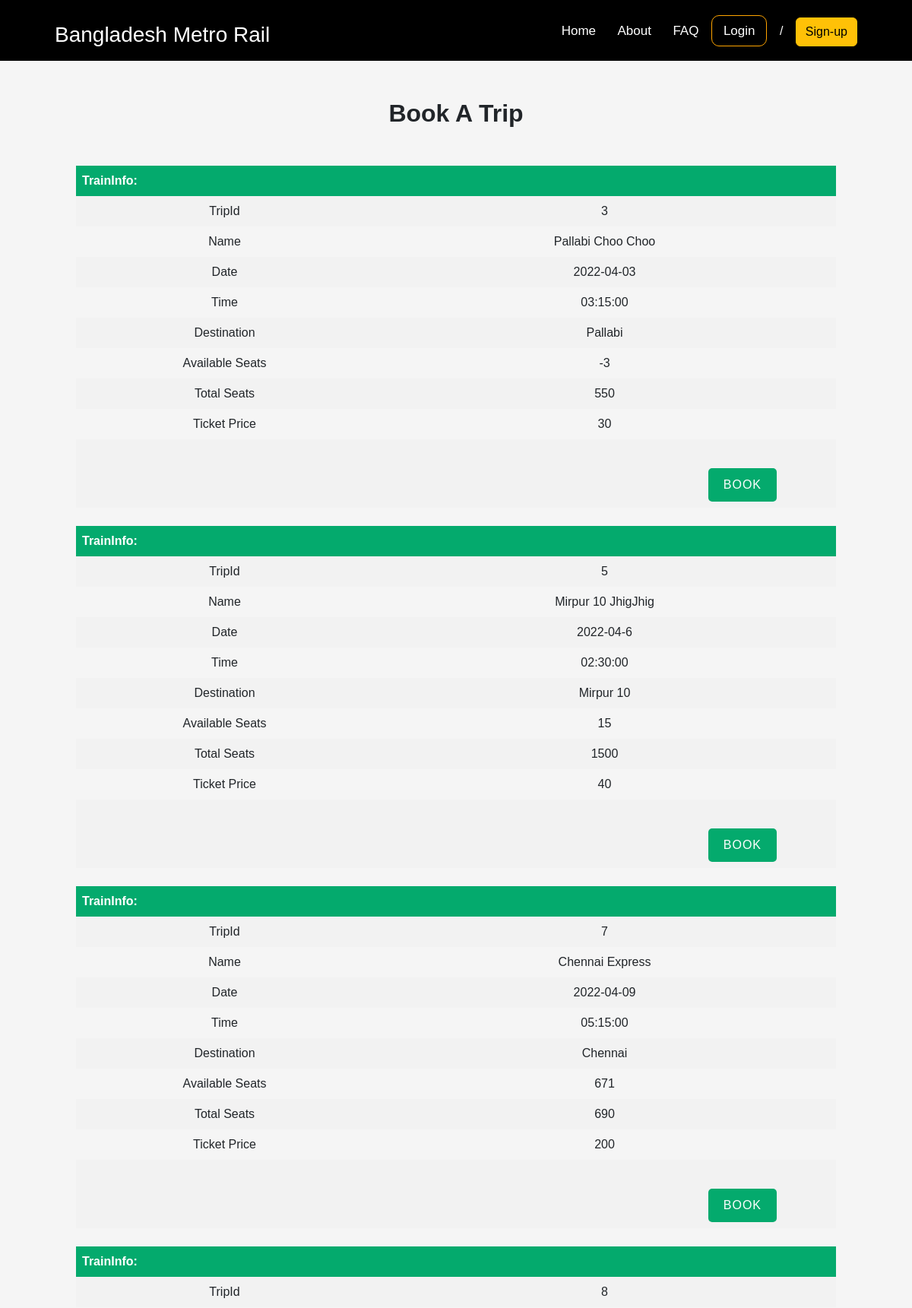
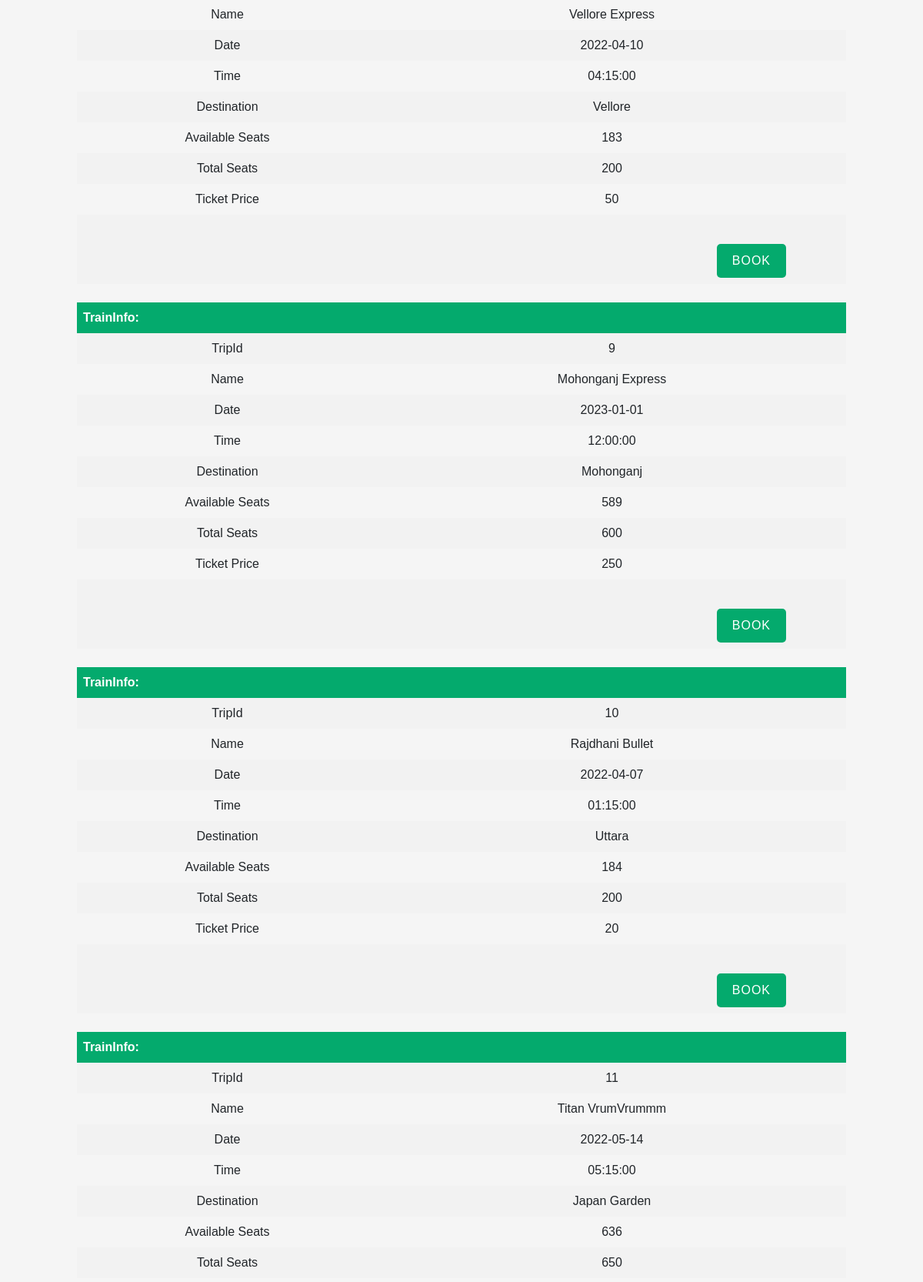
Screenshot of /Booking (upper part) with the database file from the repository (2 pictures, top to bottom).
### tables this page shows
CREATE TABLE trip(
TripId INTEGER PRIMARY KEY AUTOINCREMENT,
TrainName TEXT,
Date DATE,
TripTime TIME,
Dest TEXT,
AvailSeat INTEGER,
TotalSeat INTEGER,  
Cost INTEGER);

### app.py (the view)
@app.route("/Booking", methods = ["POST", "GET"])
def Booking():
    if request.method == "POST":
        trId = request.form.get("tripId")
        trInfo = db.execute("SELECT * FROM trip WHERE TripId=:tr", tr=trId)
        return render_template("BookingConfirmation.html", tr=trInfo[0])
    allReqs = db.execute("SELECT * FROM trip")
    return render_template("booking.html", allReqs=allReqs)

### templates/booking.html (shortened to what this page needs)
{% extends "layout.html" %}
{% block body %}
<section>
    <h2 class="title" style="text-align: center; margin:50px">Book A Trip</h2>
    {% for req in allReqs %}
    <table>
        <tr>
            <th>TrainInfo: </th>
            <th></th>
        </tr>
        <tr>
            <td>TripId</td>
            <td>{{req["TripId"]}}</td>
        </tr>
        <tr>
            <td>Name</td>
            <td>{{req["TrainName"]}}</td>
        </tr>
        <tr>
            <td>Date</td>
            <td>{{req["Date"]}}</td>
        </tr>
        <tr>
            <td>Time</td>
            <td>{{req["TripTime"]}}</td>
        </tr>
        <tr>
            <td>Destination</td>
            <td>{{req["Dest"]}}</td>
        </tr>
        <tr>
            <td>Available Seats</td>
            <td>{{req["AvailSeat"]}}</td>
        </tr>
        <tr>
            <td>Total Seats</td>
            <td>{{req["TotalSeat"]}}</td>
        </tr>
        <tr>
            <td>Ticket Price</td>
            <td>{{req["Cost"]}}</td>
        </tr>
            <td>
            </td>
            <td>
                <form action="/Booking" method="POST">
                    <div class="radio-btn">
                        <button class="verif-btn" type="submit" name="tripId"
                            value="{{  req['TripId']  }}">Book</button>
                    </div>
                </form>
            </td>
    </table><br>
    {% endfor %}
</section>
{% endblock %}

### static/style.css (style rules this page uses)
* { margin:0; padding:0; font-family: 'Poppins', sans-serif; }
.title { font-weight: bolder; text-align: center; }
.radio-btn { margin: 0 20px; }
.verif-btn { display: block; margin-top: 30px; margin-left: auto; margin-right: 50px; color: white; border: none; outline: none; background: #04AA6D; font-size: 1rem; text-transform: uppercase; letter-spacing: 1px; padding: 10px 20px; border-radius: 5px; cursor: pointer; }
table { border-collapse: collapse; width: 1000px; margin: 0 auto; }
th, td { text-align: center; padding: 8px; }
tr:nth-child(even) { background-color: #f2f2f2 }
th { background-color: #04AA6D; color: white; }
.body { background-color: whitesmoke; }

### rows the page displays
trip: TripId "3", TrainName "Pallabi Choo Choo", Date "2022-04-03", TripTime "03:15:00", Dest "Pallabi", AvailSeat "-3", TotalSeat "550", Cost "30"
trip: TripId "5", TrainName "Mirpur 10 JhigJhig", Date "2022-04-6", TripTime "02:30:00", Dest "Mirpur 10", AvailSeat "15", TotalSeat "1500", Cost "40"
trip: TripId "7", TrainName "Chennai Express", Date "2022-04-09", TripTime "05:15:00", Dest "Chennai", AvailSeat "671", TotalSeat "690", Cost "200"
trip: TripId "8", TrainName "Vellore Express", Date "2022-04-10", TripTime "04:15:00", Dest "Vellore", AvailSeat "183", TotalSeat "200", Cost "50"
trip: TripId "9", TrainName "Mohonganj Express", Date "2023-01-01", TripTime "12:00:00", Dest "Mohonganj", AvailSeat "589", TotalSeat "600", Cost "250"
trip: TripId "10", TrainName "Rajdhani Bullet", Date "2022-04-07", TripTime "01:15:00", Dest "Uttara", AvailSeat "184", TotalSeat "200", Cost "20"
trip: TripId "11", TrainName "Titan VrumVrummm", Date "2022-05-14", TripTime "05:15:00", Dest "Japan Garden", AvailSeat "636", TotalSeat "650"
